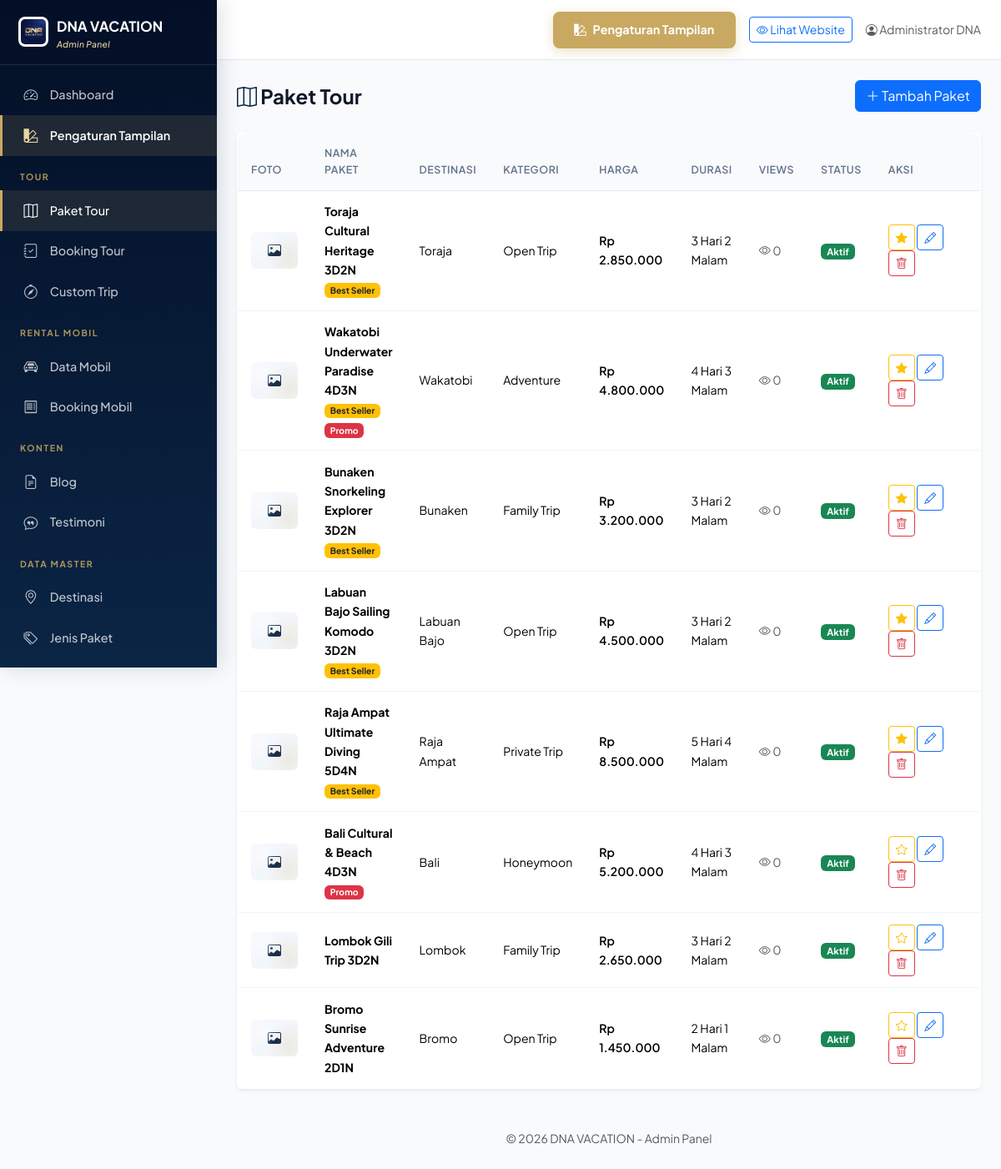
Page /admin/tours.php (signed in) on the committed database.
### tables this page shows
CREATE TABLE tours (
  id INT AUTO_INCREMENT PRIMARY KEY,
  title VARCHAR(200) NOT NULL,
  slug VARCHAR(220) NOT NULL UNIQUE,
  destination_id INT,
  category_id INT,
  description TEXT,
  itinerary TEXT,
  includes TEXT,
  excludes TEXT,
  terms TEXT,
  meeting_point VARCHAR(255),
  duration VARCHAR(50),
  duration_days INT DEFAULT 1,
  price DECIMAL(12,0) NOT NULL DEFAULT 0,
  price_label VARCHAR(50) DEFAULT 'per orang',
  min_persons INT DEFAULT 1,
  max_persons INT DEFAULT 20,
  image VARCHAR(255),
  gallery TEXT COMMENT 'JSON array of image paths',
  is_active TINYINT(1) DEFAULT 1,
  is_best_seller TINYINT(1) DEFAULT 0,
  is_promo TINYINT(1) DEFAULT 0,
  promo_price DECIMAL(12,0) DEFAULT NULL,
  departure_dates TEXT COMMENT 'JSON array of dates',
  sort_order INT DEFAULT 0,
  view_count INT DEFAULT 0,
  meta_title VARCHAR(200),
  meta_description TEXT,
  created_at TIMESTAMP DEFAULT CURRENT_TIMESTAMP,
  updated_at TIMESTAMP DEFAULT CURRENT_TIMESTAMP ON UPDATE CURRENT_TIMESTAMP,
  FOREIGN KEY (destination_id) REFERENCES destinations(id) ON DELETE SET NULL,
  FOREIGN KEY (category_id) REFERENCES tour_categories(id) ON DELETE SET NULL,
  INDEX idx_active (is_active),
  INDEX idx_destination (destination_id),
  INDEX idx_category (category_id)
);

CREATE TABLE destinations (
  id INT AUTO_INCREMENT PRIMARY KEY,
  name VARCHAR(100) NOT NULL,
  slug VARCHAR(120) NOT NULL UNIQUE,
  description TEXT,
  image VARCHAR(255),
  is_popular TINYINT(1) DEFAULT 0,
  created_at TIMESTAMP DEFAULT CURRENT_TIMESTAMP
);

CREATE TABLE tour_categories (
  id INT AUTO_INCREMENT PRIMARY KEY,
  name VARCHAR(100) NOT NULL,
  slug VARCHAR(120) NOT NULL UNIQUE,
  description TEXT,
  created_at TIMESTAMP DEFAULT CURRENT_TIMESTAMP
);

### includes/config.php (called while the page is built, shortened)
<?php
function formatRupiah($amount) {
    return 'Rp ' . number_format($amount, 0, ',', '.');
}
function e($str) {
    return htmlspecialchars($str, ENT_QUOTES, 'UTF-8');
}

### admin/tours.php (the view, shortened to what this page needs)
<?php
require_once __DIR__ . '/includes/header.php';
$tours = $pdo->query("SELECT t.*, d.name as dest_name, tc.name as cat_name FROM tours t LEFT JOIN destinations d ON t.destination_id = d.id LEFT JOIN tour_categories tc ON t.category_id = tc.id ORDER BY t.created_at DESC")->fetchAll();
?>
<div class="p-3 p-md-4">
    <div class="d-flex justify-content-between align-items-center mb-4">
        <h4 class="fw-bold mb-0"><i class="bi bi-map text-primary-custom"></i> Paket Tour</h4>
        <a href="tour-form.php" class="btn btn-primary"><i class="bi bi-plus-lg"></i> Tambah Paket</a>
    </div>
    <div class="card border-0 shadow-sm">
        <div class="card-body p-0">
            <div class="table-responsive">
                <table class="table admin-table table-hover align-middle mb-0">
                    <thead>
                        <tr>
                            <th style="width:70px">Foto</th>
                            <th>Nama Paket</th>
                            <th>Destinasi</th>
                            <th>Kategori</th>
                            <th>Harga</th>
                            <th>Durasi</th>
                            <th>Views</th>
                            <th>Status</th>
                            <th style="width:150px">Aksi</th>
                        </tr>
                    </thead>
                    <tbody>
                        <?php if (empty($tours)): ?>
                            <tr><td colspan="9" class="text-center text-muted py-4">Belum ada paket tour.</td></tr>
                        <?php else: ?>
                            <?php foreach ($tours as $t): ?>
                                <tr>
                                    <td>
                                        <?php if ($t['image']): ?>
                                            <img src="<?= uploadUrl($t['image']) ?>" class="rounded" style="width:56px;height:44px;object-fit:cover" onerror="handleImgError(this)">
                                        <?php else: ?>
                                            <div class="placeholder-img rounded" style="width:56px;height:44px;font-size:1rem"><i class="bi bi-image"></i></div>
                                        <?php endif; ?>
                                    </td>
                                    <td>
                                        <strong><?= e($t['title']) ?></strong>
                                        <div>
                                            <?php if ($t['is_best_seller']): ?><span class="badge bg-warning text-dark" style="font-size:.65rem">Best Seller</span><?php endif; ?>
                                            <?php if ($t['is_promo']): ?><span class="badge bg-danger" style="font-size:.65rem">Promo</span><?php endif; ?>
                                        </div>
                                    </td>
                                    <td class="small"><?= e($t['dest_name'] ?? '-') ?></td>
                                    <td class="small"><?= e($t['cat_name'] ?? '-') ?></td>
                                    <td class="fw-semibold small"><?= formatRupiah($t['price']) ?></td>
                                    <td class="small"><?= e($t['duration']) ?></td>
                                    <td class="small text-muted"><i class="bi bi-eye"></i> <?= $t['view_count'] ?></td>
                                    <td>
                                        <a href="?toggle=<?= $t['id'] ?>" class="badge bg-<?= $t['is_active'] ? 'success' : 'secondary' ?> text-decoration-none" style="font-size:.7rem">
                                            <?= $t['is_active'] ? 'Aktif' : 'Nonaktif' ?>
                                        </a>
                                    </td>
                                    <td>
                                        <a href="?best_seller=<?= $t['id'] ?>" class="btn btn-sm btn-outline-warning" title="<?= $t['is_best_seller'] ? 'Hapus dari' : 'Set jadi' ?> Best Seller"><i class="bi bi-star<?= $t['is_best_seller'] ? '-fill' : '' ?>"></i></a>
                                        <a href="tour-form.php?id=<?= $t['id'] ?>" class="btn btn-sm btn-outline-primary" title="Edit"><i class="bi bi-pencil"></i></a>
                                        <a href="?delete=<?= $t['id'] ?>" class="btn btn-sm btn-outline-danger" data-confirm="Hapus paket ini?" title="Hapus"><i class="bi bi-trash"></i></a>
                                    </td>
                                </tr>
                            <?php endforeach; ?>
                        <?php endif; ?>
                    </tbody>
                </table>
            </div>
        </div>
    </div>
</div>
<?php require_once __DIR__ . '/includes/footer.php'; ?>

### assets/css/style.css (style rules this page uses)
:root { --primary: #0B2545; --primary-dark: #061838; --primary-darker: #030F26; --primary-mid: #13315C; --primary-light: #E8EEF7; --primary-lighter: #F4F7FC; --gold: #C9A961; --gold-dark: #A88540; --gold-light: #E8D6A3; --gold-lighter: #FBF5E4; --secondary: #C9A961; --secondary-dark: #A88540; --secondary-light: #FBF5E4; --accent: #EC7B4E; --accent-light: #FFEDD5; --success: #10B981; --success-light: #D1FAE5; --danger: #EF4444; --warning: #F59E0B; --dark: #0F172A; --gray-50: #F8FAFC; --gray-100: #F1F5F9; --gray-200: #E2E8F0; --gray-300: #CBD5E1; --gray-400: #94A3B8; --gray-500: #64748B; --gray-600: #475569; --gray-700: #334155; --gray-800: #1E293B; --font-main: 'Plus Jakarta Sans', -apple-system, BlinkMacSystemFont, sans-serif; --radius: 12px; --radius-sm: 8px; --radius-lg: 16px; --radius-xl: 20px; --shadow: 0 1px 3px rgba(11,37,69,.06), 0 1px 2px rgba(11,37,69,.04); --shadow-md: 0 4px 16px rgba(11,37,69,.08); --shadow-lg: 0 12px 32px rgba(11,37,69,.12); --shadow-xl: 0 20px 48px rgba(11,37,69,.18); --transition: all .25s cubic-bezier(.4,0,.2,1); }
* { box-sizing: border-box; }
body { font-family: var(--font-main); color: var(--dark); line-height: 1.65; background: #fff; -webkit-font-smoothing: antialiased; text-rendering: optimizeLegibility; }
a { text-decoration: none; }
.text-primary-custom { color: var(--primary) !important; }
.placeholder-img { background: linear-gradient(135deg, var(--primary-lighter), var(--gray-100)); display: flex; align-items: center; justify-content: center; color: var(--primary); font-size: 2.5rem; overflow: hidden; position: relative; }
.placeholder-img::before { content: ''; position: absolute; inset: 0; background: radial-gradient(circle at 20% 30%, rgba(255,255,255,.5) 0%, transparent 40%), radial-gradient(circle at 80% 70%, rgba(201,169,97,.15) 0%, transparent 50%); }
body.admin-body { background: var(--gray-50); }
.admin-table { background: #fff; border-radius: var(--radius); border: 1px solid var(--gray-200); overflow: hidden; }
.admin-table th { background: var(--gray-50); font-weight: 600; font-size: .78rem; text-transform: uppercase; letter-spacing: .5px; color: var(--gray-500); padding: .85rem 1rem; border-bottom: 1px solid var(--gray-200); }
.admin-table td { padding: .85rem 1rem; font-size: .88rem; vertical-align: middle; border-bottom: 1px solid var(--gray-100); }
.admin-table tr:last-child td { border-bottom: none; }

### rows in the picture
tours: title "Toraja Cultural Heritage 3D2N", is_best_seller "Best Seller", destination.name "Toraja", category.name "Open Trip", price "Rp 2.850.000", duration "3 Hari 2 Malam", view_count "0", is_active "Aktif"
tours: title "Wakatobi Underwater Paradise 4D3N", is_best_seller "Best Seller", is_promo "Promo", destination.name "Wakatobi", category.name "Adventure", price "Rp 4.800.000", duration "4 Hari 3 Malam", view_count "0", is_active "Aktif"
tours: title "Bunaken Snorkeling Explorer 3D2N", is_best_seller "Best Seller", destination.name "Bunaken", category.name "Family Trip", price "Rp 3.200.000", duration "3 Hari 2 Malam", view_count "0", is_active "Aktif"
tours: title "Labuan Bajo Sailing Komodo 3D2N", is_best_seller "Best Seller", destination.name "Labuan Bajo", category.name "Open Trip", price "Rp 4.500.000", duration "3 Hari 2 Malam", view_count "0", is_active "Aktif"
tours: title "Raja Ampat Ultimate Diving 5D4N", is_best_seller "Best Seller", destination.name "Raja Ampat", category.name "Private Trip", price "Rp 8.500.000", duration "5 Hari 4 Malam", view_count "0", is_active "Aktif"
tours: title "Bali Cultural & Beach 4D3N", is_promo "Promo", destination.name "Bali", category.name "Honeymoon", price "Rp 5.200.000", duration "4 Hari 3 Malam", view_count "0", is_active "Aktif", is_best_seller 0 (drawn)
tours: title "Lombok Gili Trip 3D2N", destination.name "Lombok", category.name "Family Trip", price "Rp 2.650.000", duration "3 Hari 2 Malam", view_count "0", is_active "Aktif", is_best_seller 0 (drawn)
tours: title "Bromo Sunrise Adventure 2D1N", destination.name "Bromo", category.name "Open Trip", price "Rp 1.450.000", duration "2 Hari 1 Malam", view_count "0", is_active "Aktif", is_best_seller 0 (drawn)

### other values in the picture
$_SESSION['admin_name'] "Administrator DNA"
SITE_NAME "DNA VACATION"
